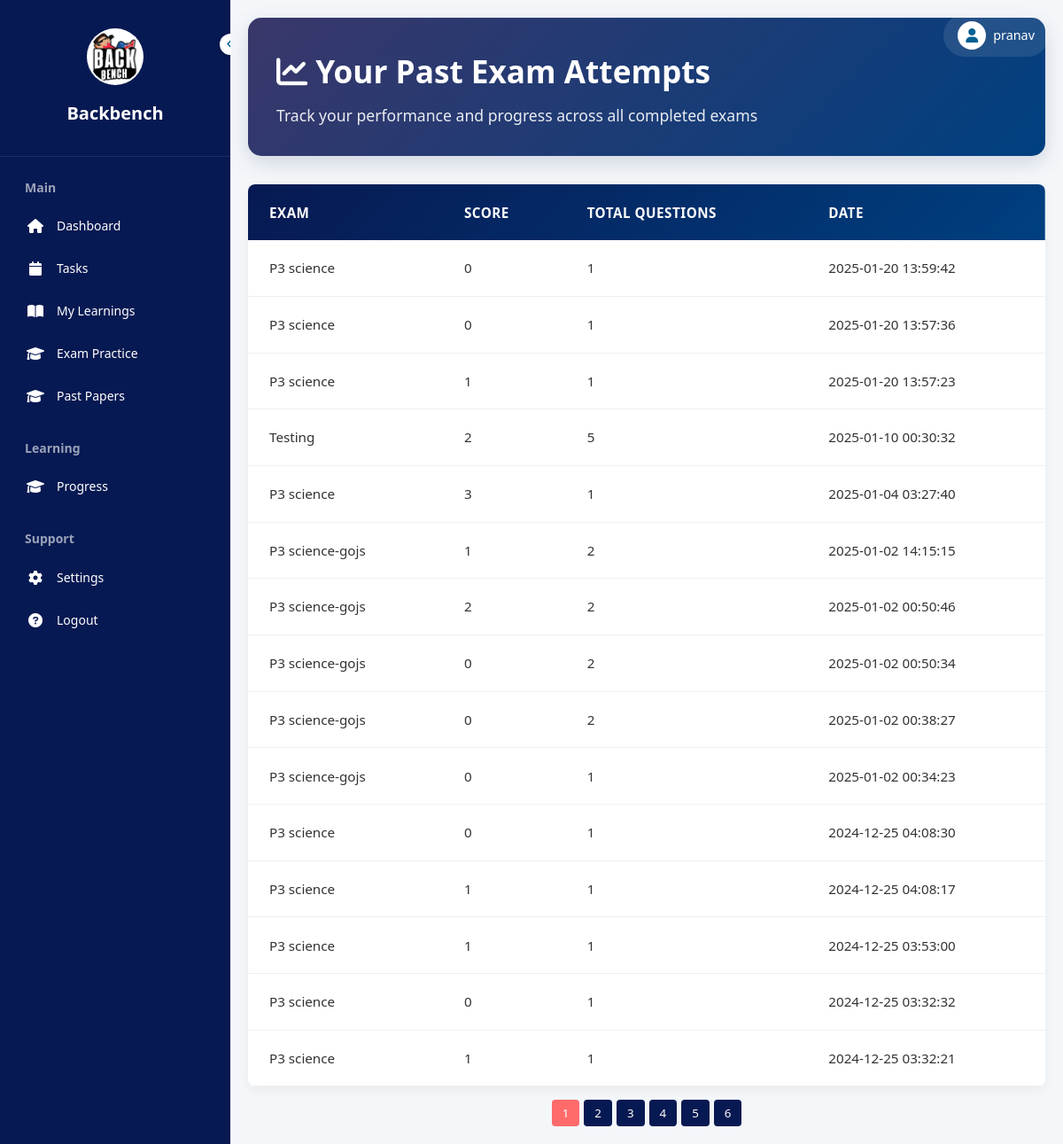
Screenshot of /attempts (signed in) with the database file from the repository.
### app.py (models this page shows)
class User(db.Model, UserMixin):
    id = db.Column(db.Integer, primary_key=True)
    username = db.Column(db.String(20), unique=True, nullable=False)
    password = db.Column(db.String(60), nullable=False)
    student_class = db.Column(db.String(50), nullable=False)
    wallet_balance = db.Column(db.Float, default=0.0)  # New field to store total balance

class ExamAttempt(db.Model):
    id = db.Column(db.Integer, primary_key=True)
    user_id = db.Column(db.Integer, db.ForeignKey('user.id'), nullable=False)
    exam_id = db.Column(db.Integer, db.ForeignKey('exam.id'), nullable=False)
    score = db.Column(db.Integer, nullable=False)
    total_questions = db.Column(db.Integer, nullable=False)
    attempt_date = db.Column(db.DateTime, default=datetime.utcnow)
    user = db.relationship('User', backref='attempts', lazy=True)
    exam = db.relationship('Exam', backref='attempts', lazy=True)

class Exam(db.Model):
    __tablename__ = 'exam'
    id = db.Column(db.Integer, primary_key=True)
    title = db.Column(db.String(100), nullable=False)
    questions = db.relationship('Question', backref='exam', lazy=True)

### app.py (the view)
@app.route("/attempts")
@login_required
def attempts():
    attempts = ExamAttempt.query.filter_by(user_id=current_user.id).order_by(ExamAttempt.attempt_date.desc()).all()
    return render_template("attempts.html", attempts=attempts)

### app.py (called while the page is built)
@login_manager.user_loader
def load_user(user_id):
    return User.query.get(int(user_id))

### templates/attempts.html (shortened to what this page needs)
<!DOCTYPE html>
<html lang="en">
<head>
    <link href="https://cdnjs.cloudflare.com/ajax/libs/font-awesome/6.0.0/css/all.min.css" rel="stylesheet">
</head>
<body>
    <div class="user-profile">
        <div class="user-profile-info" onclick="toggleDropdown()">
            <div class="user-avatar">
                <i class="fas fa-user"></i>
            </div>
            <span class="user-name">{{ current_user.username }}</span>
        </div>
    </div>
    <div class="sidebar" id="sidebar">
        <div class="logo-container">
            <img src="static/logo2.png" alt="Logo">
            <h2>Backbench</h2>
        </div>
        <div class="toggle-btn" onclick="toggleSidebar()">
            <i class="fas fa-chevron-left" id="toggle-icon"></i>
        </div>
        <div class="nav-sections">
            <div class="section">
                <h3 class="section-title">Main</h3>
                <ul class="nav-links">
                     <li><a href="{{ url_for('dashboard') }}" class="nav-link">
                        <i class="fas fa-home"></i>
                        <span>Dashboard</span>
                    </a></li>
                    <li><a href="{{ url_for('task') }}" class="nav-link">
                        <i class="fas fa-calendar"></i>
                        <span>Tasks</span>
                    </a></li>
                    <li><a href="{{ url_for('user_home') }}" class="nav-link">
                        <i class="fas fa-book-open"></i>
                        <span>My Learnings</span>
                    </a></li>
                     <li><a href="{{ url_for('papers') }}" class="nav-link">
                        <i class="fas fa-graduation-cap"></i>
                        <span>Exam Practice</span>
                    </a></li>
                    <li><a href="{{ url_for('papers') }}" class="nav-link">
                        <i class="fas fa-graduation-cap"></i>
                        <span>Past Papers</span>
                    </a></li>
                </ul>
            </div>
            <div class="section">
                <h3 class="section-title">Learning</h3>
                <ul class="nav-links">
                    <li><a href="#" class="nav-link">
                        <i class="fas fa-graduation-cap"></i>
                        <span>Progress</span>
                    </a></li>
                </ul>
            </div>
            <div class="section">
                <h3 class="section-title">Support</h3>
                    <ul class="nav-links">
                    <li><a href="{{ url_for('settings') }}" class="nav-link">
                        <i class="fas fa-cog"></i>
                        <span>Settings</span>
                    </a></li>
                     <li><a href="{{ url_for('logout') }}" class="nav-link">
                        <i class="fas fa-question-circle"></i>
                        <span>Logout</span>
                    </a></li>
                </ul>
            </div>
        </div>
    </div>
    <div class="main-content" id="main-content">
        <div class="page-header">
            <h1><i class="fas fa-chart-line"></i> Your Past Exam Attempts</h1>
            <p>Track your performance and progress across all completed exams</p>
        </div>
        <div class="table-container">
            <table class="attempts-table" id="paginatedTable">
                <thead>
                    <tr>
                        <th>Exam</th>
                        <th>Score</th>
                        <th>Total Questions</th>
                        <th>Date</th>
                    </tr>
                </thead>
                  <tbody>
            {% for attempt in attempts %}
            <tr>
                <td>{{ attempt.exam.title }}</td>
                <td>{{ attempt.score }}</td>
                <td>{{ attempt.total_questions }}</td>
                <td>{{ attempt.attempt_date.strftime('%Y-%m-%d %H:%M:%S') }}</td>
            </tr>
            {% endfor %}
        </tbody>
            </table>
            <div class="pagination" id="pagination"></div>
        </div>
    </div>
</body>
</html>

### templates/attempts.html (style rules this page uses)
* { margin: 0; padding: 0; box-sizing: border-box; font-family: 'Segoe UI', Tahoma, Geneva, Verdana, sans-serif; }
body { min-height: 100vh; background: #f4f7fa; color: #333; line-height: 1.6; }
.sidebar { position: fixed; top: 0; left: 0; height: 100%; width: 260px; background: #071952; transition: all 0.3s ease; z-index: 1001; overflow-y: auto; }
.logo-container { padding: 2rem 0; text-align: center; border-bottom: 1px solid rgba(255, 255, 255, 0.1); }
.logo-container img { width: 64px; height: 64px; border-radius: 50%; background: white; padding: 2px; }
.logo-container h2 { color: white; margin-top: 0.5rem; font-size: 1.25rem; }
.toggle-btn { position: absolute; top: 38px; right: -12px; width: 24px; height: 24px; background: white; border-radius: 50%; display: flex; align-items: center; justify-content: center; cursor: pointer; box-shadow: 0 2px 5px rgba(0, 0, 0, 0.2); }
.toggle-btn i { color: #006093; font-size: 12px; }
.nav-sections { padding: 1.5rem 1rem; }
.section { margin-bottom: 1.5rem; }
.section-title { color: rgba(255, 255, 255, 0.6); font-size: 0.875rem; padding: 0 0.75rem; margin-bottom: 0.5rem; }
.nav-links { list-style: none; }
.nav-link { display: flex; align-items: center; padding: 0.75rem; color: white; text-decoration: none; border-radius: 0.5rem; transition: background-color 0.2s ease; }
.nav-link i { width: 24px; height: 24px; display: flex; align-items: center; justify-content: center; }
.nav-link span { margin-left: 0.75rem; font-size: 0.875rem; }
.main-content { margin-left: 260px; padding: 20px; transition: margin-left 0.3s ease; min-height: calc(100vh - 40px); }
.user-profile { position: fixed; top: 0; right: 0; padding: 1rem; display: flex; align-items: center; gap: 1rem; z-index: 1001; }
.user-profile-info { display: flex; align-items: center; gap: 0.5rem; background: rgba(255, 255, 255, 0.1); padding: 0.5rem 1rem; border-radius: 50px; cursor: pointer; }
.user-avatar { width: 32px; height: 32px; border-radius: 50%; background: #fff; display: flex; align-items: center; justify-content: center; }
.user-avatar i { color: #006093; }
.user-name { color: white; font-size: 0.9rem; }
.page-header { background: linear-gradient(135deg, #3a376a 0%, #004080 100%); color: white; padding: 2rem; border-radius: 15px; margin-bottom: 2rem; box-shadow: 0 8px 25px rgba(7, 25, 82, 0.15); }
.page-header h1 { font-size: 2.2rem; margin-bottom: 0.5rem; font-weight: 600; }
.page-header p { font-size: 1.1rem; opacity: 0.9; }
.attempts-table { width: 100%; border-collapse: collapse; background: white; border-radius: 8px; overflow: hidden; box-shadow: 0 4px 12px rgba(0, 0, 0, 0.05); }
.attempts-table thead { background: linear-gradient(135deg, #071952 0%, #004080 100%); color: white; }
.attempts-table th { padding: 1.2rem 1.5rem; text-align: left; font-weight: 600; font-size: 0.95rem; text-transform: uppercase; letter-spacing: 0.5px; }
.attempts-table td { padding: 1.2rem 1.5rem; border-bottom: 1px solid #f0f0f0; font-size: 0.95rem; color: #333; vertical-align: middle; }
.attempts-table tbody tr { transition: all 0.3s ease; }
.pagination { margin-top: 15px; display: flex; justify-content: center; gap: 5px; }

### rows the page displays
User: username "pranav"
ExamAttempt: exam "P3 science", score "0", total_questions "1", attempt_date "2025-01-20 13:59:42"
ExamAttempt: exam "P3 science", score "0", total_questions "1", attempt_date "2025-01-20 13:57:36"
ExamAttempt: exam "P3 science", score "1", total_questions "1", attempt_date "2025-01-20 13:57:23"
ExamAttempt: exam "Testing", score "2", total_questions "5", attempt_date "2025-01-10 00:30:32"
ExamAttempt: exam "P3 science", score "3", total_questions "1", attempt_date "2025-01-04 03:27:40"
ExamAttempt: exam "P3 science-gojs", score "1", total_questions "2", attempt_date "2025-01-02 14:15:15"
ExamAttempt: exam "P3 science-gojs", score "2", total_questions "2", attempt_date "2025-01-02 00:50:46"
ExamAttempt: exam "P3 science-gojs", score "0", total_questions "2", attempt_date "2025-01-02 00:50:34"
ExamAttempt: exam "P3 science-gojs", score "0", total_questions "2", attempt_date "2025-01-02 00:38:27"
ExamAttempt: exam "P3 science-gojs", score "0", total_questions "1", attempt_date "2025-01-02 00:34:23"
ExamAttempt: exam "P3 science", score "0", total_questions "1", attempt_date "2024-12-25 04:08:30"
ExamAttempt: exam "P3 science", score "1", total_questions "1", attempt_date "2024-12-25 04:08:17"
ExamAttempt: exam "P3 science", score "1", total_questions "1", attempt_date "2024-12-25 03:53:00"
ExamAttempt: exam "P3 science", score "0", total_questions "1", attempt_date "2024-12-25 03:32:32"
ExamAttempt: exam "P3 science", score "1", total_questions "1", attempt_date "2024-12-25 03:32:21"
